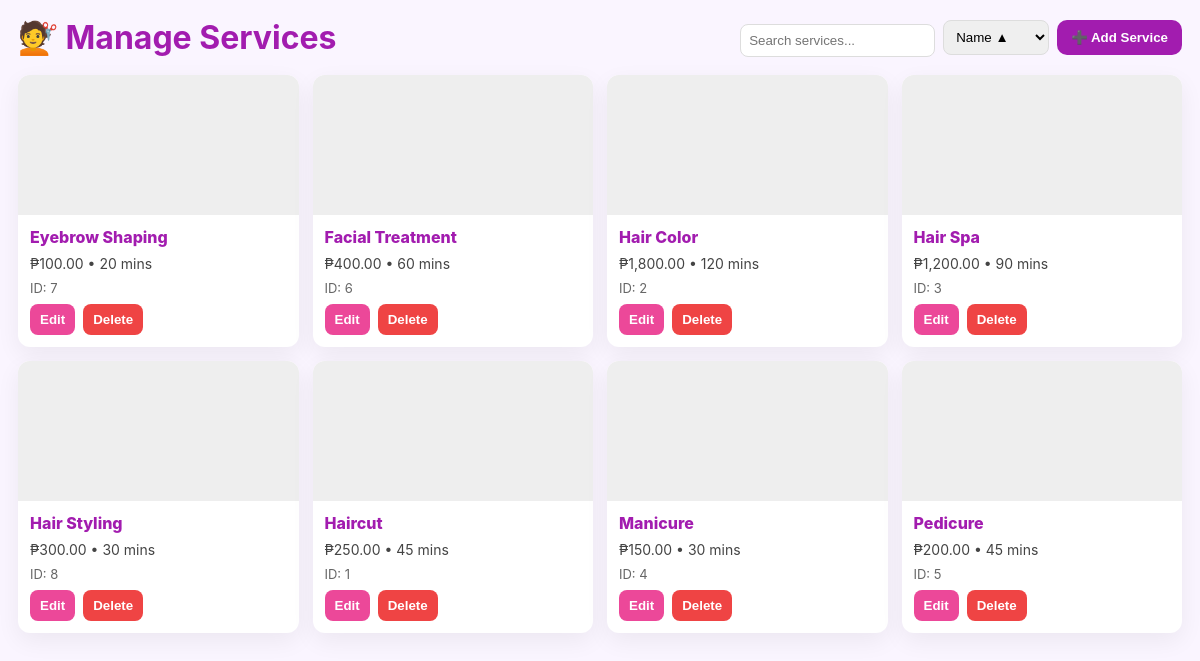
Screenshot of /services.php (signed in) with the database file from the repository.
### tables this page shows
CREATE TABLE IF NOT EXISTS services (
  id INT AUTO_INCREMENT PRIMARY KEY,
  name VARCHAR(191) NOT NULL,
  duration_minutes INT NOT NULL,
  price DECIMAL(10,2) NOT NULL,
  created_at TIMESTAMP DEFAULT CURRENT_TIMESTAMP
);

### inc/bootstrap.php (called while the page is built, shortened)
<?php
$host = "localhost";
$db   = "glowtime_system";
$user = "root";
$pass = "";
try {
    $pdo = new PDO("mysql:host=$host;dbname=$db;charset=utf8", $user, $pass);
    $pdo->setAttribute(PDO::ATTR_ERRMODE, PDO::ERRMODE_EXCEPTION);
} catch (PDOException $e) {
    die("DB Connection failed: " . $e->getMessage());
}
function pdo() {
    global $pdo;
    return $pdo;
}

### services.php (the view, shortened to what this page needs)
<?php
require_once 'inc/bootstrap.php';
function h($s) { return htmlspecialchars((string)$s, ENT_QUOTES, 'UTF-8'); }
function services_image_dir() {
    $dir = __DIR__ . '/images/services';
    return $dir;
}
function find_service_image($id) {
    $dir = services_image_dir();
    $candidates = glob($dir . "/service{$id}.*");
    return 'images/default.jpg';
}
$q = trim($_GET['q'] ?? '');
$sort = $_GET['sort'] ?? 'name_asc';
$page = max(1, (int)($_GET['page'] ?? 1));
$perPage = 12;
$offset = ($page - 1) * $perPage;
$where = '';
$params = [];
$orderBy = match($sort) {
    'name_desc'     => 'ORDER BY name DESC',
    'price_asc'     => 'ORDER BY price ASC',
    'price_desc'    => 'ORDER BY price DESC',
    'duration_asc'  => 'ORDER BY duration_minutes ASC',
    'duration_desc' => 'ORDER BY duration_minutes DESC',
    default         => 'ORDER BY name ASC'
};
$sql = "SELECT * FROM services $where $orderBy LIMIT $perPage OFFSET $offset";
$stmt = pdo()->prepare($sql);
$stmt->execute($params);
$services = $stmt->fetchAll(PDO::FETCH_ASSOC);
?>
<!doctype html>
<html lang="en">
<head>
</head>
<body>
<header>
  <h1>💇 Manage Services</h1>
  <div class="controls">
    <form method="get" style="display:flex;gap:8px;align-items:center">
      <input class="search" type="text" name="q" placeholder="Search services..." value="<?= h($q) ?>">
      <select class="select" name="sort" onchange="this.form.submit()">
        <option value="name_asc" <?= $sort==='name_asc'?'selected':'' ?>>Name ▲</option>
      </select>
    </form>
    <button class="btn-add" onclick="openModal('addModal')">➕ Add Service</button>
  </div>
</header>
<div class="grid-wrap">
  <div class="grid">
    <?php foreach ($services as $s):
        $img = find_service_image((int)$s['id']);
    ?>
      <div class="card">
        <div class="thumb" style="background-image:url('<?= h($img) ?>')"></div>
        <div class="card-body">
          <div class="title"><?= h($s['name']) ?></div>
          <div class="meta">₱<?= number_format((float)$s['price'],2) ?> • <?= (int)$s['duration_minutes'] ?> mins</div>
          <div class="small muted">ID: <?= (int)$s['id'] ?></div>
          <div class="card-actions">
            <button class="btn btn-edit" onclick="openModal('editModal<?= (int)$s['id'] ?>')">Edit</button>
            <form id="deleteForm<?= (int)$s['id'] ?>" method="post" style="display:inline;">
              <button type="button" class="btn btn-delete" onclick="confirmDelete('deleteForm<?= (int)$s['id'] ?>')">Delete</button>
            </form>
          </div>
        </div>
      </div>
    <?php endforeach; ?>
  </div>
</div>
</body>
</html>

### services.php (style rules this page uses)
:root { --purple:#a21caf;--muted:#f3e8ff }
body { font-family:Inter, "Segoe UI",system-ui,Arial; background:#faf5ff; margin:0; padding:18px; color:#111 }
header { max-width:1200px;margin:0 auto 18px;display:flex;align-items:center;justify-content:space-between;gap:12px }
h1 { color:var(--purple);margin:0 }
.controls { display:flex;gap:8px;align-items:center }
.search { padding:8px 10px;border-radius:8px;border:1px solid #ddd }
.select { padding:8px;border-radius:8px;border:1px solid #ddd }
.btn-add { background:var(--purple);color:#fff;padding:10px 14px;border-radius:10px;border:none;cursor:pointer;font-weight:700 }
.grid-wrap { max-width:1200px;margin:18px auto }
.grid { display:grid;grid-template-columns:repeat(auto-fill,minmax(240px,1fr));gap:14px }
.card { background:#fff;border-radius:12px;overflow:hidden;box-shadow:0 8px 24px rgba(0,0,0,0.06);display:flex;flex-direction:column }
.thumb { height:140px;background:#eee url('images/default.jpg') center/cover no-repeat }
.card-body { padding:12px;display:flex;flex-direction:column;gap:8px }
.title { font-weight:800;color:var(--purple);font-size:16px }
.meta { color:#444;font-size:14px }
.small { font-size:13px;color:#666 }
.card-actions { display:flex;gap:8px;margin-top:auto }
.btn { padding:8px 10px;border-radius:8px;border:none;cursor:pointer;font-weight:700 }
.btn-edit { background:#ec4899;color:#fff }
.btn-delete { background:#ef4444;color:#fff }
input[type="text"], input[type="number"], input[type="file"] { width:100%;padding:8px;border-radius:8px;border:1px solid #ddd;margin-top:6px }
.muted { color:#666;font-size:13px }

### rows the page displays
services: name "Eyebrow Shaping", price "100.00", duration_minutes "20", id "7"
services: name "Facial Treatment", price "400.00", duration_minutes "60", id "6"
services: name "Hair Color", price "1,800.00", duration_minutes "120", id "2"
services: name "Hair Spa", price "1,200.00", duration_minutes "90", id "3"
services: name "Hair Styling", price "300.00", duration_minutes "30", id "8"
services: name "Haircut", price "250.00", duration_minutes "45", id "1"
services: name "Manicure", price "150.00", duration_minutes "30", id "4"
services: name "Pedicure", price "200.00", duration_minutes "45", id "5"
